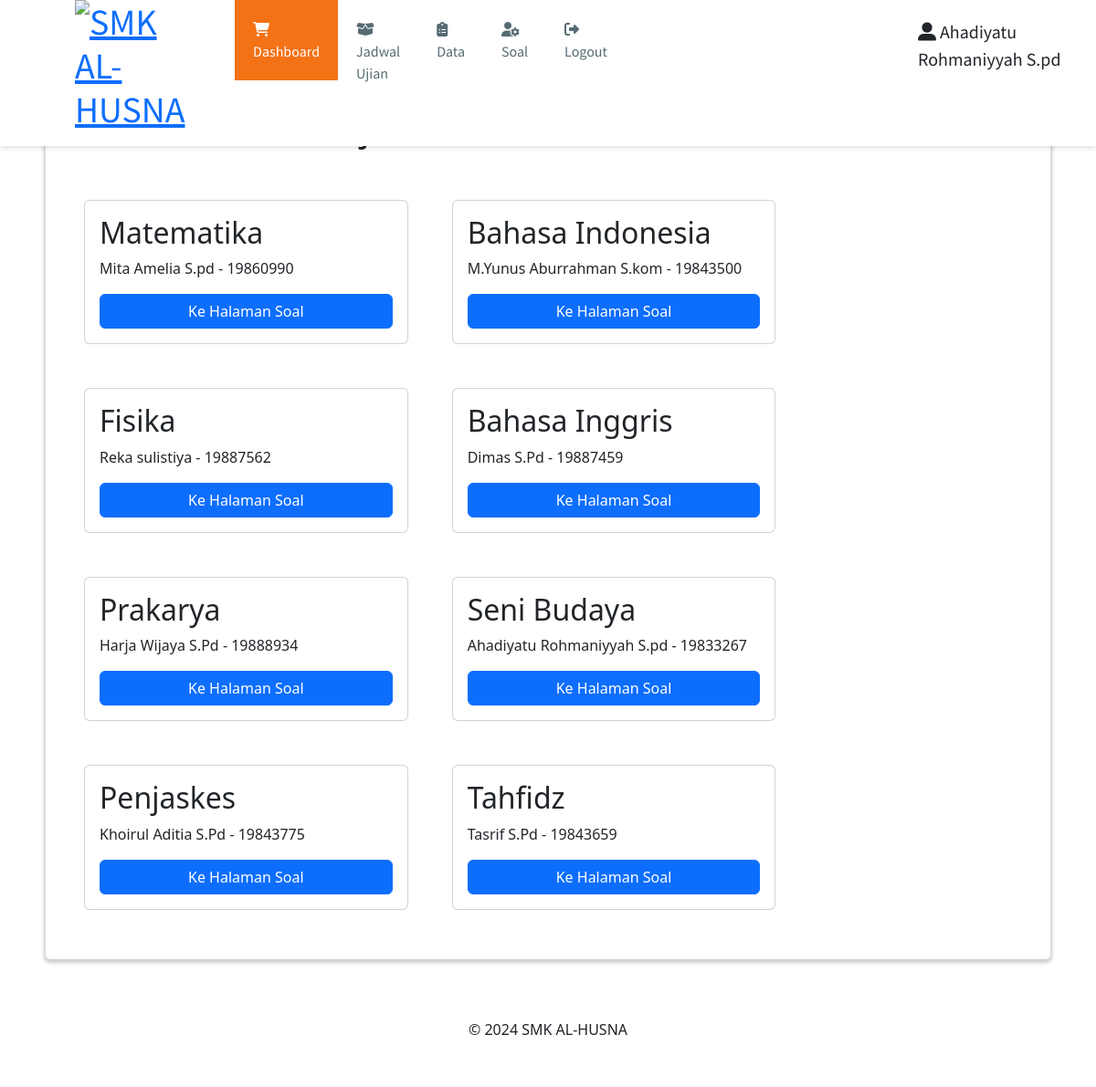
The app's page /dashboard.php (signed in) with its own data.
### tables this page shows
CREATE TABLE `mapel` (
  `id_mapel` varchar(20) NOT NULL,
  `mapel` varchar(30) NOT NULL,
  `id_guru` varchar(20) NOT NULL
);

CREATE TABLE `guru` (
  `nip` varchar(10) NOT NULL,
  `guru` varchar(30) NOT NULL,
  `tanggal_lahir` date NOT NULL,
  `alamat` varchar(30) NOT NULL,
  `id_user` varchar(10) NOT NULL
);

### dashboard.php (the view, shortened to what this page needs)
<?php include "header.php"; ?>
<main>
	<h1>Daftar Mata Pelajaran</h1>
	<br class="mb-5">
	<div class="row d-flex">
		<?php
		$ambildata = mysqli_query($mysqli, "SELECT * FROM guru, mapel where mapel.id_guru=guru.nip;");
		while ($data = mysqli_fetch_array($ambildata)) {
		?>
			<div class="card col-4 m-4 p-3">
				<h2><?= $data['mapel']; ?></h2>
				<p><?= $data['guru']; ?> - <?= $data['nip']; ?></p>
				<?php
				if (isset($_SESSION['role']) && $_SESSION['role'] == "Guru") {
				?>
					<a href="soal.php" class="btn btn-primary">Ke Halaman Soal</a>
				<?php
				} else if (isset($_SESSION['role']) && $_SESSION['role'] == "Siswa") {
				?>
					<a href="ujian.php" class="btn btn-primary">Ke Halaman Ujian</a>
				<?php
				} else {
				?>
					<a href="dataMapel.php" class="btn btn-primary">Ke Halaman Mapel</a>
				<?php
				}
				?>
			</div>
		<?php
		}
		?>
	</div>
</main>
<?php include "footer.php"; ?>

### header.php (shortened to what this page needs)
<!DOCTYPE html>
<html>
<head>
  <link rel="stylesheet" type="text/css" href="assets/styles/reset.css">
  <link rel="stylesheet" type="text/css" href="assets/styles/style.css">
  <link href="https://cdn.jsdelivr.net/npm/bootstrap@5.3.3/dist/css/bootstrap.min.css" rel="stylesheet">
</head>
<body>
  <header>
    <nav class="nav-menu d-flex ">
      <ul>
        <h1 class="logo"><a href="#" title="SIPOSWEB"><img src="assets/images/" alt="SMK AL-HUSNA" height="35px"></a></h1>
        <li><a class="active" href="dashboard.php"><i class="fa fa-shopping-cart"></i> Dashboard</a></li>
        <li><a href="jadwal.php"><i class="fas fa-box-open"></i> Jadwal Ujian</a></li>
        <li><a href="dataKelas.php"><i class="fas fa-clipboard-list"></i> Data</a></li>
        <?php
        if (isset($_SESSION['role']) && $_SESSION['role'] == "Guru") {
        ?>
          <li><a href="data_soal_uts.php"><i class="fas fa-user-cog"></i> Soal</a></li>
        <?php
        }
        ?>
        <li><a href="logout.php"><i class="fas fa-sign-out-alt"></i> Logout</a></li>
      </ul>
      <div class="d-flex" style="margin-left: 300px; font-size: 20px;">
        <li> <a><i class="fas fa-user-alt"></i> <?= $_SESSION['fullname']; ?></a></li>
      </div>
    </nav>
  </header>

### footer.php (shortened to what this page needs)
<footer>
  <p>&copy 2024 SMK AL-HUSNA</p>
</footer>
</body>
</html>

### assets/styles/style.css (style rules this page uses)
body { font-family: 'Lato', sans-serif; color: #585858; background: #E7EFF2; }
header { font-family: 'Source Sans Pro', sans-serif; background: white; box-shadow: 0 0 8px 0 rgba(0, 0, 0, 0.2); position: fixed; top: 0; width: 100%; }
footer { background-color: white; padding: 35px; }
footer p { text-align: center; }
.nav-menu li { display: inline-block; margin: 0; }
.nav-menu ul { display: flex; }
.logo { margin: auto 50px; display: inline-block; }
.nav-menu li a { transition: 400ms; display: inline-block; padding: 20px; color: #566B73; margin: 0; text-decoration: none; }
.nav-menu .active { background-color: #F47216; color: white; }
main { background: white; box-shadow: 0 2px 4px 2px rgba(0, 0, 0, 0.2); border-radius: 5px; padding: 30px; margin: 85px 50px 30px; }
.btn { cursor: pointer; border: 1.5px solid #F47216; padding: 10px; border-radius: 5px; transition: 0.5s; font-weight: 600; text-decoration: none; }

### records on screen
mapel: mapel "Matematika", id_guru.guru "Mita Amelia S.pd", id_guru.nip "19860990"
mapel: mapel "Bahasa Indonesia", id_guru.guru "M.Yunus Aburrahman S.kom", id_guru.nip "19843500"
mapel: mapel "Fisika", id_guru.guru "Reka sulistiya", id_guru.nip "19887562"
mapel: mapel "Bahasa Inggris", id_guru.guru "Dimas S.Pd", id_guru.nip "19887459"
mapel: mapel "Prakarya", id_guru.guru "Harja Wijaya S.Pd", id_guru.nip "19888934"
mapel: mapel "Seni Budaya", id_guru.guru "Ahadiyatu Rohmaniyyah S.pd", id_guru.nip "19833267"
mapel: mapel "Penjaskes", id_guru.guru "Khoirul Aditia S.Pd", id_guru.nip "19843775"
mapel: mapel "Tahfidz", id_guru.guru "Tasrif S.Pd", id_guru.nip "19843659"

### other values on screen
$_SESSION['fullname'] "Ahadiyatu Rohmaniyyah S.pd"
